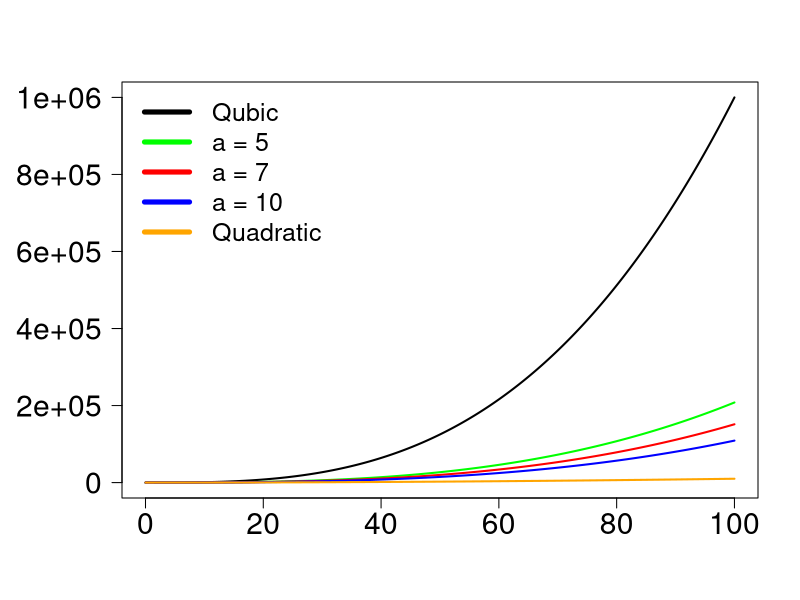

Generate this figure with R:
OUTDIR <- "./"

amsmmala_complexity <- function(x, a) {
  x^3/a+(1-1/a)*x^2
}

x <- seq(0.01, 100, by=0.01)

cols <- c("black", "green", "red", "blue", "orange")

pdf(file=file.path(OUTDIR, "amsmmala_complexity.pdf"), width=10, height=6)

oldpar <- par(no.readonly=TRUE)

par(mar=c(5, 6, 4, 2) + 0.1)

plot(
  x,
  x^3,
  type="l",
  col=cols[1],
  lwd=2,
  xlab="",
  ylab="",
  cex.axis=1.8,
  cex.lab=1.7,
  yaxt="n"
)

axis(
  2,
  at=seq(0, 1e+06, by=2*1e+05),
  labels=seq(0, 1e+06, by=2*1e+05),
  cex.axis=1.8,
  las=1
)

lines(
  x,
  amsmmala_complexity(x, 5),
  col=cols[2],
  lwd=2
)

lines(
  x,
  amsmmala_complexity(x, 7),
  col=cols[3],
  lwd=2
)

lines(
  x,
  amsmmala_complexity(x, 10),
  col=cols[4],
  lwd=2
)

lines(
  x,
  x^2,
  col=cols[5],
  lwd=2
)

legend(
  "topleft",
  c("Qubic", "a = 5", "a = 7", "a = 10", "Quadratic"),
  lty=c(1, 1, 1),
  lwd=c(5, 5, 5),
  col=cols,
  cex=1.5,
  bty="n"
)

par(oldpar)

dev.off()
